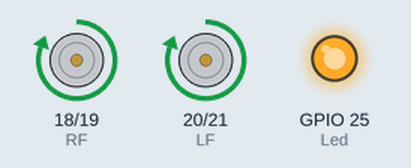
Simulated run of this sketch. Board: ESP32. Shown: motor-driver pin pairs drawn as motors (green arrow = first pin HIGH = forward, orange = second pin HIGH = backward, longer = more drive), output pins drawn as LEDs (lit = HIGH).

Above: at 0.5 s.
At 3.5 s:
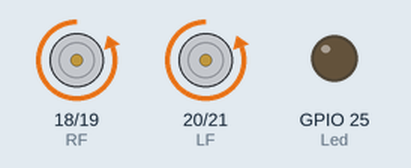
Timing chart, 0 to 4.6 s (numbered marks = the images above):
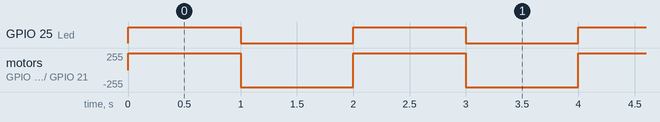

Measured:
- by itself, GPIO 25 (Led): alternates HIGH for 1.0 s and LOW for 1.0 s
- by itself, motor on GPIO 18 (RF) / GPIO 19 (RB), motor on GPIO 20 (LF) / GPIO 21 (LB): alternates forward 255/255 for 1.0 s and backward 255/255 for 1.0 s

The sketch:

teste_motores.ino
```cpp
#define RF 18 // Right Motor Forward Pin
#define RB 19 // Right Motor Backward Pin
#define LF 20 // Left Motor Forward Pin
#define LB 21 // Left Motor Backward Pin

#define Led 25

void setup() {
  pinMode(RF, OUTPUT);
  pinMode(RB, OUTPUT);
  pinMode(LF, OUTPUT);
  pinMode(LB, OUTPUT);

  pinMode(Led, OUTPUT);

  // Set Stop motions
  digitalWrite(RF, LOW);
  digitalWrite(RB, LOW);
  digitalWrite(LF, LOW);
  digitalWrite(LB, LOW);
}

void loop() {
  digitalWrite(Led, HIGH);
  digitalWrite(LB, LOW);
  digitalWrite(RB, LOW);
  digitalWrite(LB, LOW);
  digitalWrite(RF, HIGH);
  digitalWrite(LF, HIGH);
  delay(1000);

  digitalWrite(Led, LOW);
  digitalWrite(RF, LOW);
  digitalWrite(LF, LOW);
  digitalWrite(RB, HIGH);
  digitalWrite(LB, HIGH);
  delay(1000);
}
```
